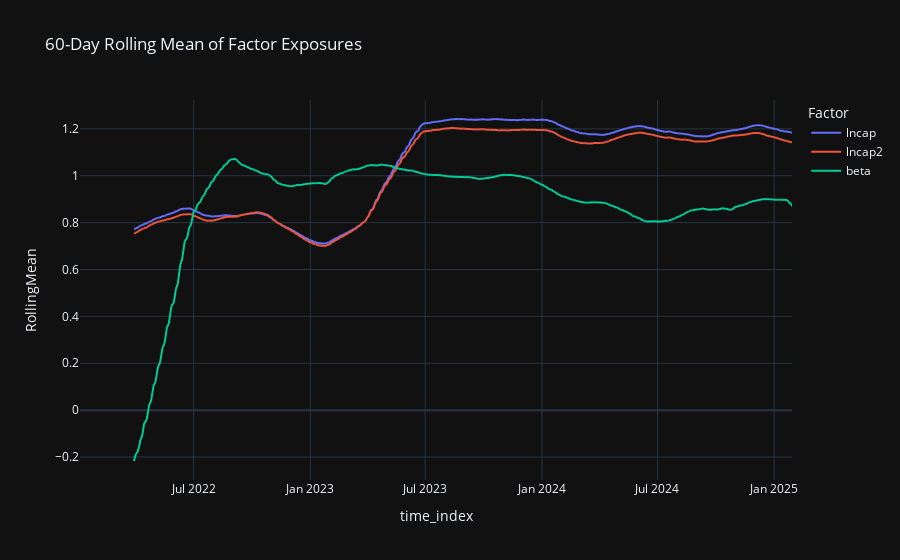

Here is the notebook cell this chart was saved with:
### Markdown cell above
## 4. Rolling Statistics
Calculate rolling mean, volatility, and autocorrelation of portfolio exposures:

$$ \mu_{f,t} = \frac{1}{W}\sum_{k=0}^{W-1} x_f(t-k),\quad \sigma_{f,t} = \sqrt{\frac{1}{W-1}\sum_{k=0}^{W-1}(x_f(t-k) - \mu_{f,t})^2},\quad \rho_{f,t} = \mathrm{corr}(x_f(t), x_f(t-1)) $$

### Code cell
# 4. Rolling statistics
rm, rv, racf = pfa.rolling_statistics(window=60)
# Plot rolling mean for first three factors
rm_df = rm.reset_index().melt(id_vars='time_index', var_name='Factor', value_name='RollingMean')
fig = px.line(rm_df[rm_df.Factor.isin(rm.columns[:3])], x='time_index', y='RollingMean', color='Factor',
              title='60-Day Rolling Mean of Factor Exposures')
fig.show()

### Figure 1 — Plotly figure (JSON) as saved in the notebook; plotly's stock layout.template omitted (floating-point values rounded to 4 significant figures; data arrays with more than 128 entries replaced by an {"elided": "..."} marker saying what was removed)
{"data": [{"hovertemplate": "Factor=lncap<br>time_index=%{x}<br>RollingMean=%{y}<extra></extra>", "legendgroup": "lncap", "line": {"color": "#636efa", "dash": "solid"}, "marker": {"symbol": "circle"}, "mode": "lines", "name": "lncap", "showlegend": true, "x": {"elided": "772 str values"}, "xaxis": "x", "y": {"elided": "772 float values"}, "yaxis": "y", "type": "scattergl"}, {"hovertemplate": "Factor=lncap2<br>time_index=%{x}<br>RollingMean=%{y}<extra></extra>", "legendgroup": "lncap2", "line": {"color": "#EF553B", "dash": "solid"}, "marker": {"symbol": "circle"}, "mode": "lines", "name": "lncap2", "showlegend": true, "x": {"elided": "772 str values"}, "xaxis": "x", "y": {"elided": "772 float values"}, "yaxis": "y", "type": "scattergl"}, {"hovertemplate": "Factor=beta<br>time_index=%{x}<br>RollingMean=%{y}<extra></extra>", "legendgroup": "beta", "line": {"color": "#00cc96", "dash": "solid"}, "marker": {"symbol": "circle"}, "mode": "lines", "name": "beta", "showlegend": true, "x": {"elided": "772 str values"}, "xaxis": "x", "y": {"elided": "772 float values"}, "yaxis": "y", "type": "scattergl"}], "layout": {"xaxis": {"anchor": "y", "domain": [0.0, 1.0], "title": {"text": "time_index"}}, "yaxis": {"anchor": "x", "domain": [0.0, 1.0], "title": {"text": "RollingMean"}}, "legend": {"title": {"text": "Factor"}, "tracegroupgap": 0}, "title": {"text": "60-Day Rolling Mean of Factor Exposures"}}}
